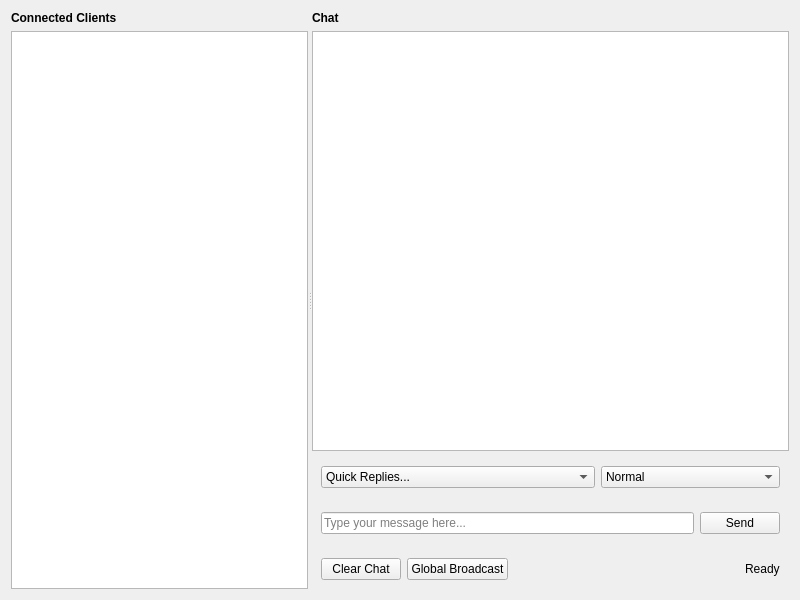
<?xml version="1.0" encoding="UTF-8"?>
<ui version="4.0">
 <class>ChatMasterWidget</class>
 <widget class="QWidget" name="ChatMasterWidget">
  <property name="geometry">
   <rect>
    <x>0</x>
    <y>0</y>
    <width>800</width>
    <height>600</height>
   </rect>
  </property>
  <property name="windowTitle">
   <string>Veyon Chat - Master</string>
  </property>
  <property name="windowIcon">
   <iconset resource="../resources/chat.qrc">
    <normaloff>:/chat/icons/chat.png</normaloff>:/chat/icons/chat.png</iconset>
  </property>
  <layout class="QVBoxLayout" name="verticalLayout">
   <item>
    <widget class="QSplitter" name="splitter">
     <property name="orientation">
      <enum>Qt::Horizontal</enum>
     </property>
     <widget class="QWidget" name="leftPanel">
      <layout class="QVBoxLayout" name="leftLayout">
       <item>
        <widget class="QLabel" name="clientsLabel">
         <property name="text">
          <string>Connected Clients</string>
         </property>
         <property name="font">
          <font>
           <weight>75</weight>
           <bold>true</bold>
          </font>
         </property>
        </widget>
       </item>
       <item>
        <widget class="QListWidget" name="clientList">
         <property name="minimumWidth">
          <number>200</number>
         </property>
         <property name="maximumWidth">
          <number>300</number>
         </property>
        </widget>
       </item>
      </layout>
     </widget>
     <widget class="QWidget" name="rightPanel">
      <layout class="QVBoxLayout" name="rightLayout">
       <item>
        <widget class="QLabel" name="chatLabel">
         <property name="text">
          <string>Chat</string>
         </property>
         <property name="font">
          <font>
           <weight>75</weight>
           <bold>true</bold>
          </font>
         </property>
        </widget>
       </item>
       <item>
        <widget class="QTextEdit" name="chatDisplay">
         <property name="readOnly">
          <bool>true</bool>
         </property>
        </widget>
       </item>
       <item>
        <widget class="QWidget" name="inputPanel">
         <layout class="QHBoxLayout" name="inputLayout">
          <item>
           <widget class="QComboBox" name="quickReplies">
            <property name="toolTip">
             <string>Quick Reply Templates</string>
            </property>
            <item>
             <property name="text">
              <string>Quick Replies...</string>
             </property>
            </item>
            <item>
             <property name="text">
              <string>Please raise your hand if you have questions</string>
             </property>
            </item>
            <item>
             <property name="text">
              <string>Good work! Keep it up.</string>
             </property>
            </item>
            <item>
             <property name="text">
              <string>Please focus on your work</string>
             </property>
            </item>
            <item>
             <property name="text">
              <string>Break time in 5 minutes</string>
             </property>
            </item>
           </widget>
          </item>
          <item>
           <widget class="QComboBox" name="priorityCombo">
            <property name="toolTip">
             <string>Message Priority</string>
            </property>
            <item>
             <property name="text">
              <string>Normal</string>
             </property>
            </item>
            <item>
             <property name="text">
              <string>Urgent</string>
             </property>
            </item>
            <item>
             <property name="text">
              <string>Announcement</string>
             </property>
            </item>
           </widget>
          </item>
         </layout>
        </widget>
       </item>
       <item>
        <widget class="QWidget" name="messagePanel">
         <layout class="QHBoxLayout" name="messageLayout">
          <item>
           <widget class="QLineEdit" name="messageInput">
            <property name="placeholderText">
             <string>Type your message here...</string>
            </property>
           </widget>
          </item>
          <item>
           <widget class="QPushButton" name="sendButton">
            <property name="text">
             <string>Send</string>
            </property>
            <property name="toolTip">
             <string>Send message (Ctrl+Enter)</string>
            </property>
           </widget>
          </item>
         </layout>
        </widget>
       </item>
       <item>
        <widget class="QWidget" name="buttonPanel">
         <layout class="QHBoxLayout" name="buttonLayout">
          <item>
           <widget class="QPushButton" name="clearButton">
            <property name="text">
             <string>Clear Chat</string>
            </property>
            <property name="toolTip">
             <string>Clear chat history for selected client</string>
            </property>
           </widget>
          </item>
          <item>
           <widget class="QPushButton" name="globalButton">
            <property name="text">
             <string>Global Broadcast</string>
            </property>
            <property name="toolTip">
             <string>Send message to all clients</string>
            </property>
           </widget>
          </item>
          <item>
           <spacer name="horizontalSpacer">
            <property name="orientation">
             <enum>Qt::Horizontal</enum>
            </property>
            <property name="sizeHint" stdset="0">
             <size>
              <width>40</width>
              <height>20</height>
             </size>
            </property>
           </spacer>
          </item>
          <item>
           <widget class="QLabel" name="statusLabel">
            <property name="text">
             <string>Ready</string>
            </property>
           </widget>
          </item>
         </layout>
        </widget>
       </item>
      </layout>
     </widget>
    </widget>
   </item>
  </layout>
 </widget>
 <resources>
  <include location="../resources/chat.qrc"/>
 </resources>
 <connections/>
</ui>
